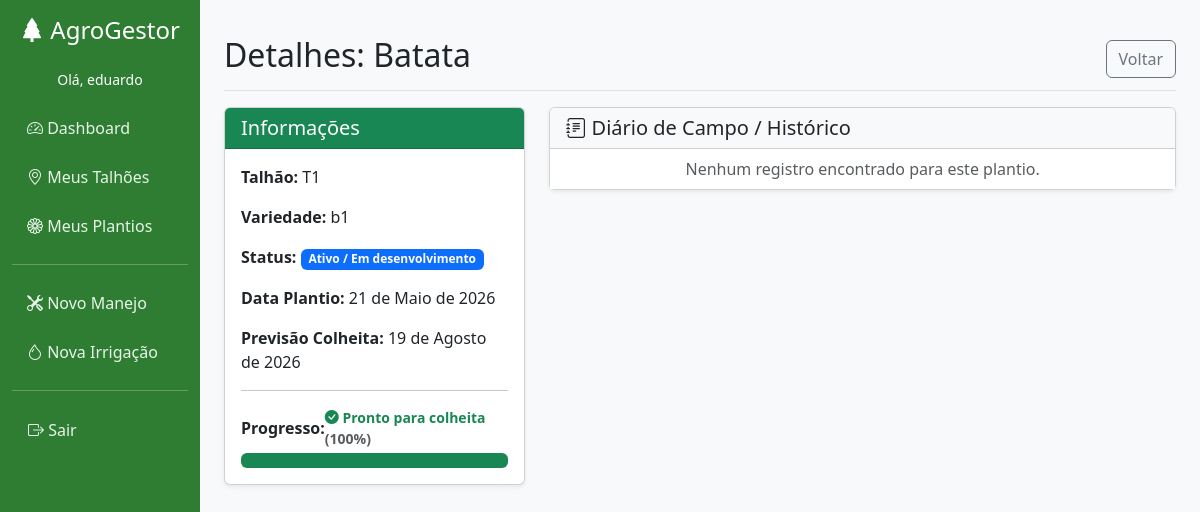
Before: /plantios/1/ (signed in) with the older database file.
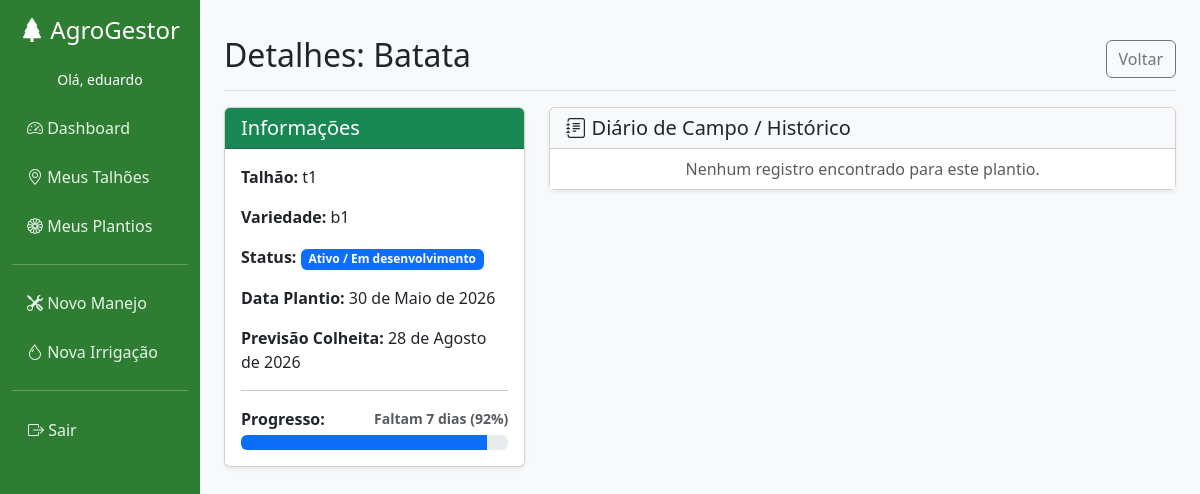
After: the same page with the newer database file.
### core/models.py (models this page shows, shortened)
class Plantio(models.Model):
    STATUS_CHOICES = [
        ('PREPARO', 'Preparo do talhão'),
        ('ATIVO', 'Ativo / Em desenvolvimento'),
        ('COLHEITA', 'Em Colheita'),
        ('FINALIZADO', 'Finalizado'),
    ]
    talhao = models.ForeignKey(Talhao, on_delete=models.CASCADE, related_name='plantios')
    cultura = models.CharField(max_length=100, blank=True, null=True, default="Preparo de Solo")
    variedade = models.CharField(max_length=100, blank=True, null=True)
    data_plantio = models.DateField(blank=True, null=True)
    ciclo_dias_estimado = models.PositiveIntegerField('Ciclo (dias)', blank=True, null=True, default=0)
    status = models.CharField(max_length=20, choices=STATUS_CHOICES, default='PREPARO')
    def data_prevista_colheita(self):
        if self.data_plantio and self.ciclo_dias_estimado:
            return self.data_plantio + timedelta(days=self.ciclo_dias_estimado)
        return None
    def dias_decorridos(self):
        if self.data_plantio:
            delta = date.today() - self.data_plantio
            return max(0, delta.days)
        return 0
    def dias_passados(self):
        return self.dias_decorridos()
    def dias_restantes(self):
        if not self.data_plantio or not self.ciclo_dias_estimado:
            return 0
        restantes = self.ciclo_dias_estimado - self.dias_passados()
        return max(0, restantes)
    def progresso_ciclo_porcentagem(self):
        if not self.data_plantio or not self.ciclo_dias_estimado:
            return 0
        decorridos = self.dias_decorridos()
        if decorridos >= self.ciclo_dias_estimado:
            return 100
        return int((decorridos / self.ciclo_dias_estimado) * 100)
    def porcentagem_progresso(self):
        return self.progresso_ciclo_porcentagem()

class Talhao(models.Model):
    TIPO_SOLO_CHOICES = [
        ('Arenoso', 'Arenoso'),
        ('Argiloso', 'Argiloso'),
        ('Misto', 'Misto'),
        ('Siltoso', 'Siltoso'),
        ('Outro', 'Outro'),
    ]
    usuario = models.ForeignKey(User, on_delete=models.CASCADE, related_name='talhoes')
    nome = models.CharField(max_length=100)
    area_m2 = models.DecimalField('Área (m²)', max_digits=10, decimal_places=2)
    tipo_solo = models.CharField(max_length=50, choices=TIPO_SOLO_CHOICES, default='Misto')
    coordenadas = models.JSONField(null=True, blank=True)
    observacoes = models.TextField(blank=True, null=True)

### core/views.py (the view)
# urls.py: path('plantios/<int:pk>/', views.PlantioDetailView.as_view(), name='plantio_detail'),
class PlantioDetailView(LoginRequiredMixin, DetailView):
    model = Plantio
    template_name = 'core/plantio_detail.html'
    context_object_name = 'plantio'
    def get_queryset(self):
        return Plantio.objects.filter(talhao__usuario=self.request.user)
    def get_context_data(self, **kwargs):
        context = super().get_context_data(**kwargs)
        manejos = list(self.object.manejos.all())
        irrigacoes = list(self.object.irrigacoes.all())
        ocorrencias = list(self.object.ocorrencias.all())
        historico = []
        for m in manejos: historico.append({'data': m.data, 'tipo': 'Manejo: ' + m.tipo_operacao, 'detalhe': f"{m.produto_insumo} - {m.dosagem_quantidade}"})
        for i in irrigacoes: historico.append({'data': i.data_hora.date(), 'tipo': 'Irrigação', 'detalhe': f"{i.duracao_minutos} min - {i.lamina_ou_volume or ''}"})
        for o in ocorrencias: historico.append({'data': o.data, 'tipo': 'Ocorrência: ' + o.tipo, 'detalhe': o.descricao})
        historico.sort(key=lambda x: x['data'], reverse=True)
        context['historico'] = historico
        return context

### templates/core/plantio_detail.html
{% extends 'index.html' %}
{% block content %}
<div class="d-flex justify-content-between flex-wrap flex-md-nowrap align-items-center pt-3 pb-2 mb-3 border-bottom">
    <h2>Detalhes: {{ plantio.cultura }}</h2>
    <a href="{% url 'plantio_list' %}" class="btn btn-outline-secondary">Voltar</a>
</div>
<div class="row">
    <div class="col-md-4 mb-4">
        <div class="card shadow-sm">
            <div class="card-header bg-success text-white">
                <h5 class="mb-0">Informações</h5>
            </div>
            <div class="card-body">
                <p><strong>Talhão:</strong> {{ plantio.talhao.nome }}</p>
                <p><strong>Variedade:</strong> {{ plantio.variedade|default:"Não informada" }}</p>
                <p><strong>Status:</strong> <span class="badge bg-primary">{{ plantio.get_status_display }}</span></p>
                <p><strong>Data Plantio:</strong> {{ plantio.data_plantio|default:"Não definido" }}</p>
                <p><strong>Previsão Colheita:</strong> {{ plantio.data_prevista_colheita|default:"-" }}</p>
                <hr>
                <div class="d-flex justify-content-between align-items-center mb-1">
                    <strong>Progresso:</strong>
                    <small class="text-muted fw-bold">
                        {% if plantio.dias_restantes <= 0 %}
                            <span class="text-success"><i class="bi bi-check-circle-fill"></i> Pronto para colheita</span>
                        {% else %}
                            Faltam {{ plantio.dias_restantes }} dias
                        {% endif %}
                        ({{ plantio.porcentagem_progresso }}%)
                    </small>
                </div>
                <div class="progress" style="height: 15px;">
                    <div class="progress-bar {% if plantio.porcentagem_progresso >= 100 %}bg-success{% else %}bg-primary{% endif %}" role="progressbar" style="width: {{ plantio.porcentagem_progresso }}%;"></div>
                </div>
            </div>
        </div>
    </div>
    <div class="col-md-8">
        <div class="card shadow-sm">
            <div class="card-header bg-light d-flex justify-content-between align-items-center">
                <h5 class="mb-0"><i class="bi bi-journal-text"></i> Diário de Campo / Histórico</h5>
            </div>
            <div class="card-body p-0">
                <div class="list-group list-group-flush">
                    {% for item in historico %}
                    <div class="list-group-item d-flex justify-content-between align-items-start">
                        <div class="ms-2 me-auto">
                            <div class="fw-bold">{{ item.tipo }}</div>
                            {{ item.detalhe }}
                        </div>
                        <span class="badge bg-secondary rounded-pill">{{ item.data|date:"d/m/Y" }}</span>
                    </div>
                    {% empty %}
                    <div class="list-group-item text-center text-muted">
                        Nenhum registro encontrado para este plantio.
                    </div>
                    {% endfor %}
                </div>
            </div>
        </div>
    </div>
</div>
{% endblock %}

Changed rows visible on the page:
changed Plantio "Batata": talhao.nome "T1" → "t1"; data_plantio "21 de Maio de 2026" → "30 de Maio de 2026"; data_prevista_colheita "19 de Agosto de 2026" → "28 de Agosto de 2026"; dias_restantes (not shown) → "7"; porcentagem_progresso "100" → "92"
Other visible differences:
text no longer shown: "Pronto para colheita"
text now shown: "Faltam dias"
